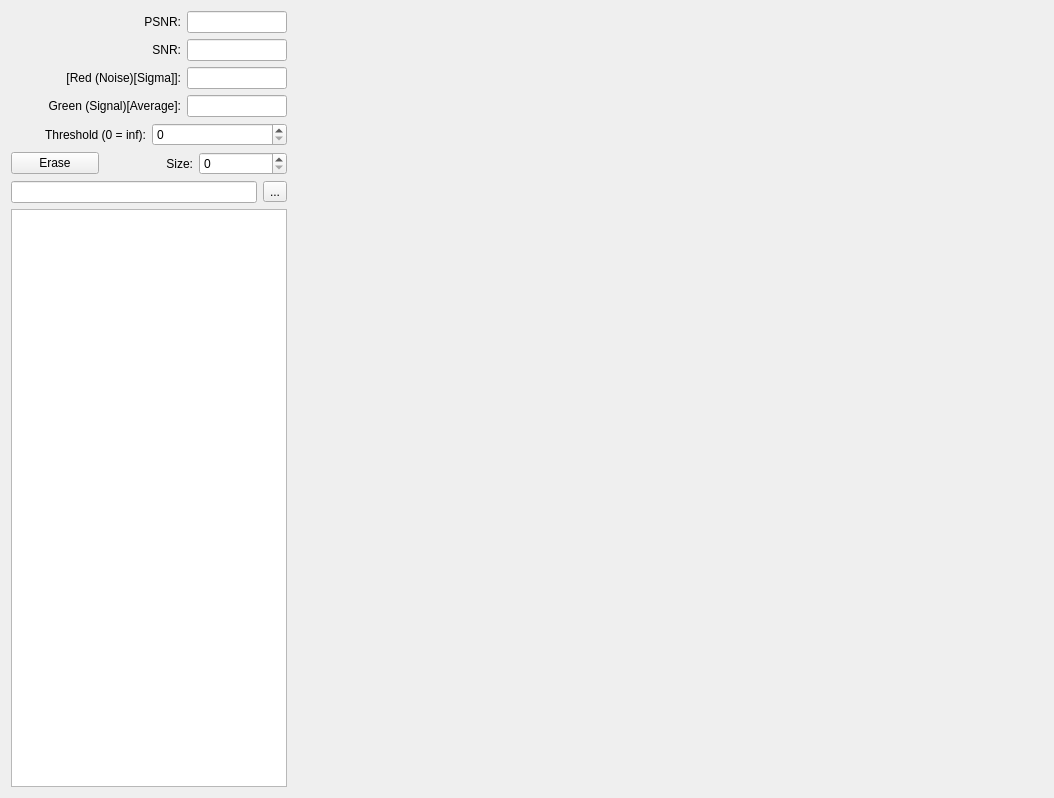
<?xml version="1.0" encoding="UTF-8"?>
<ui version="4.0">
 <class>MainWindow</class>
 <widget class="QMainWindow" name="MainWindow">
  <property name="geometry">
   <rect>
    <x>0</x>
    <y>0</y>
    <width>1054</width>
    <height>798</height>
   </rect>
  </property>
  <property name="minimumSize">
   <size>
    <width>500</width>
    <height>500</height>
   </size>
  </property>
  <property name="windowTitle">
   <string>MainWindow</string>
  </property>
  <property name="documentMode">
   <bool>false</bool>
  </property>
  <property name="dockOptions">
   <set>QMainWindow::AllowTabbedDocks|QMainWindow::AnimatedDocks</set>
  </property>
  <widget class="QWidget" name="centralWidget">
   <layout class="QGridLayout" name="gridLayout_2">
    <item row="0" column="0">
     <layout class="QHBoxLayout" name="horizontalLayout_7">
      <item>
       <layout class="QVBoxLayout" name="verticalLayout_5">
        <item>
         <layout class="QHBoxLayout" name="horizontalLayout_4">
          <item>
           <widget class="QLabel" name="label_4">
            <property name="text">
             <string>PSNR:</string>
            </property>
            <property name="alignment">
             <set>Qt::AlignRight|Qt::AlignTrailing|Qt::AlignVCenter</set>
            </property>
           </widget>
          </item>
          <item>
           <widget class="QLineEdit" name="psnr">
            <property name="maximumSize">
             <size>
              <width>100</width>
              <height>16777215</height>
             </size>
            </property>
           </widget>
          </item>
         </layout>
        </item>
        <item>
         <layout class="QHBoxLayout" name="horizontalLayout_3">
          <item>
           <widget class="QLabel" name="label_3">
            <property name="text">
             <string>SNR:</string>
            </property>
            <property name="alignment">
             <set>Qt::AlignRight|Qt::AlignTrailing|Qt::AlignVCenter</set>
            </property>
           </widget>
          </item>
          <item>
           <widget class="QLineEdit" name="snr">
            <property name="maximumSize">
             <size>
              <width>100</width>
              <height>16777215</height>
             </size>
            </property>
           </widget>
          </item>
         </layout>
        </item>
        <item>
         <layout class="QHBoxLayout" name="horizontalLayout_2">
          <item>
           <widget class="QLabel" name="noiseLabel">
            <property name="text">
             <string>[Red (Noise)[Sigma]]:</string>
            </property>
            <property name="alignment">
             <set>Qt::AlignRight|Qt::AlignTrailing|Qt::AlignVCenter</set>
            </property>
           </widget>
          </item>
          <item>
           <widget class="QLineEdit" name="noise">
            <property name="maximumSize">
             <size>
              <width>100</width>
              <height>16777215</height>
             </size>
            </property>
           </widget>
          </item>
         </layout>
        </item>
        <item>
         <layout class="QHBoxLayout" name="horizontalLayout">
          <item>
           <widget class="QLabel" name="signalLabel">
            <property name="text">
             <string>Green (Signal)[Average]:</string>
            </property>
            <property name="alignment">
             <set>Qt::AlignRight|Qt::AlignTrailing|Qt::AlignVCenter</set>
            </property>
           </widget>
          </item>
          <item>
           <widget class="QLineEdit" name="signal">
            <property name="maximumSize">
             <size>
              <width>100</width>
              <height>16777215</height>
             </size>
            </property>
           </widget>
          </item>
         </layout>
        </item>
        <item>
         <layout class="QHBoxLayout" name="horizontalLayout_8">
          <item>
           <widget class="QLabel" name="label_6">
            <property name="text">
             <string>Threshold (0 = inf):</string>
            </property>
            <property name="alignment">
             <set>Qt::AlignRight|Qt::AlignTrailing|Qt::AlignVCenter</set>
            </property>
           </widget>
          </item>
          <item>
           <widget class="QSpinBox" name="thresholdSpin">
            <property name="maximum">
             <number>255</number>
            </property>
           </widget>
          </item>
         </layout>
        </item>
        <item>
         <layout class="QHBoxLayout" name="horizontalLayout_5">
          <item>
           <widget class="QPushButton" name="eraseButton">
            <property name="text">
             <string>Erase</string>
            </property>
           </widget>
          </item>
          <item>
           <widget class="QLabel" name="label_5">
            <property name="text">
             <string>Size:</string>
            </property>
            <property name="alignment">
             <set>Qt::AlignRight|Qt::AlignTrailing|Qt::AlignVCenter</set>
            </property>
           </widget>
          </item>
          <item>
           <widget class="QSpinBox" name="brushradiusSpin">
            <property name="maximum">
             <number>255</number>
            </property>
           </widget>
          </item>
         </layout>
        </item>
        <item>
         <layout class="QHBoxLayout" name="horizontalLayout_6">
          <item>
           <widget class="QLineEdit" name="selectedDirectoryLine"/>
          </item>
          <item>
           <widget class="QToolButton" name="selectDirectoryButton">
            <property name="text">
             <string>...</string>
            </property>
           </widget>
          </item>
         </layout>
        </item>
        <item>
         <widget class="QTreeView" name="treeView">
          <property name="dragEnabled">
           <bool>true</bool>
          </property>
          <property name="dragDropOverwriteMode">
           <bool>true</bool>
          </property>
          <property name="dragDropMode">
           <enum>QAbstractItemView::DragOnly</enum>
          </property>
          <property name="selectionMode">
           <enum>QAbstractItemView::ExtendedSelection</enum>
          </property>
         </widget>
        </item>
       </layout>
      </item>
      <item>
       <widget class="SLabel" name="labelView">
        <property name="minimumSize">
         <size>
          <width>750</width>
          <height>750</height>
         </size>
        </property>
        <property name="maximumSize">
         <size>
          <width>750</width>
          <height>750</height>
         </size>
        </property>
        <property name="text">
         <string/>
        </property>
       </widget>
      </item>
      <item>
       <layout class="QVBoxLayout" name="verticalLayout"/>
      </item>
     </layout>
    </item>
   </layout>
  </widget>
  <widget class="QMenuBar" name="menuBar">
   <property name="geometry">
    <rect>
     <x>0</x>
     <y>0</y>
     <width>1054</width>
     <height>22</height>
    </rect>
   </property>
  </widget>
 </widget>
 <layoutdefault spacing="6" margin="11"/>
 <customwidgets>
  <customwidget>
   <class>SLabel</class>
   <extends>QLabel</extends>
   <header>slabel.h</header>
  </customwidget>
 </customwidgets>
 <resources/>
 <connections/>
</ui>
